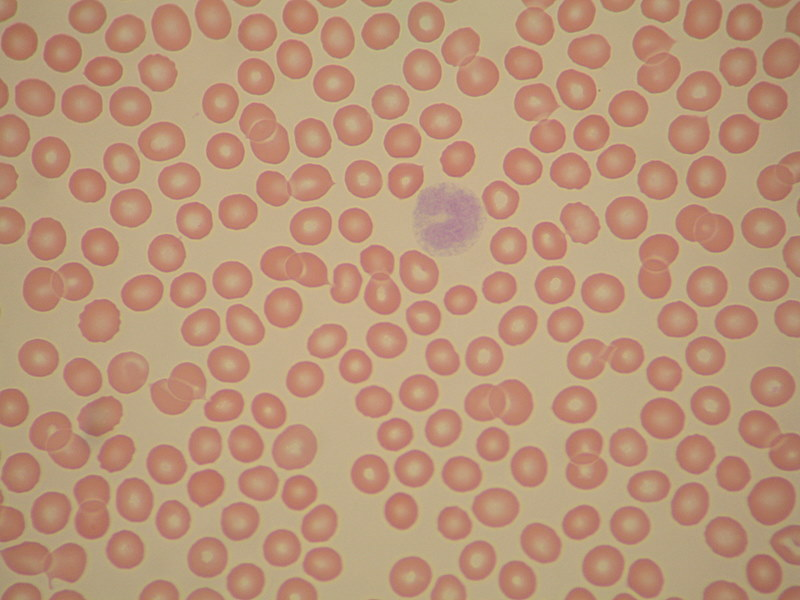
%> input picture kolokwium2/MPOC_LAB11/Krwinki.jpg, 800 x 600 px
$ octave zad2.m   (GNU Octave 9; MATLAB toolbox functions it lacks are replaced by stand-ins)
%> lines starting %> are read from the running program, lines starting %| are printed output that depends on the picture; in (x1, y1, x2, y2) boxes, pixels count from 0 and x2, y2 are one past the last pixel; in counts of white or black regions, pixels touching at a corner belong together; the program's own positions count from 1
% krwinki liczenie tylko całe
obrazie
%> (this line was passed over: obrazie is not available in this run)
close all; clear; clc; pkg load image;
I = imread('krwinki.jpg');
%> I is the input picture: size 600x800x3 uint8; mean R, G, B 186.8, 150.5, 122
if size(I, 3) == 3
    I = rgb2gray(I);
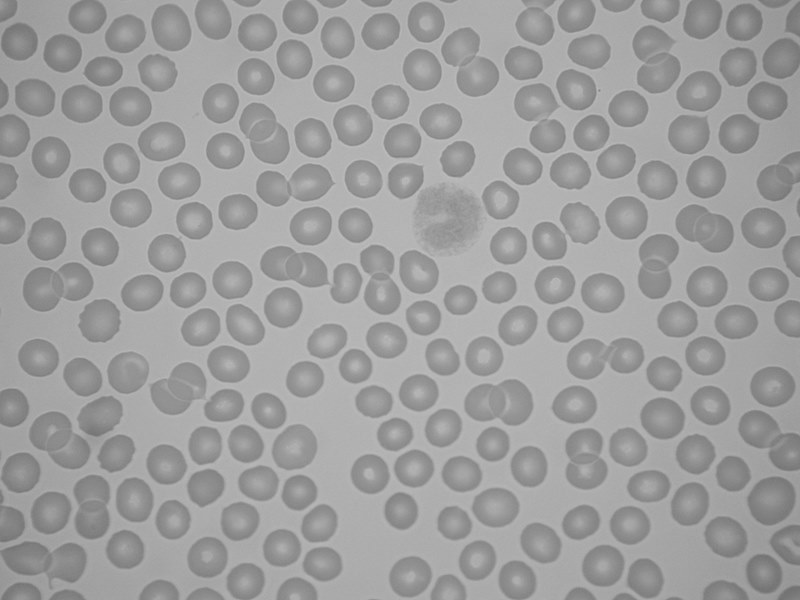
%> I: size 600x800 uint8; min 113, max 192, mean 158.1
end
I = imadjust(I, stretchlim(I), []);
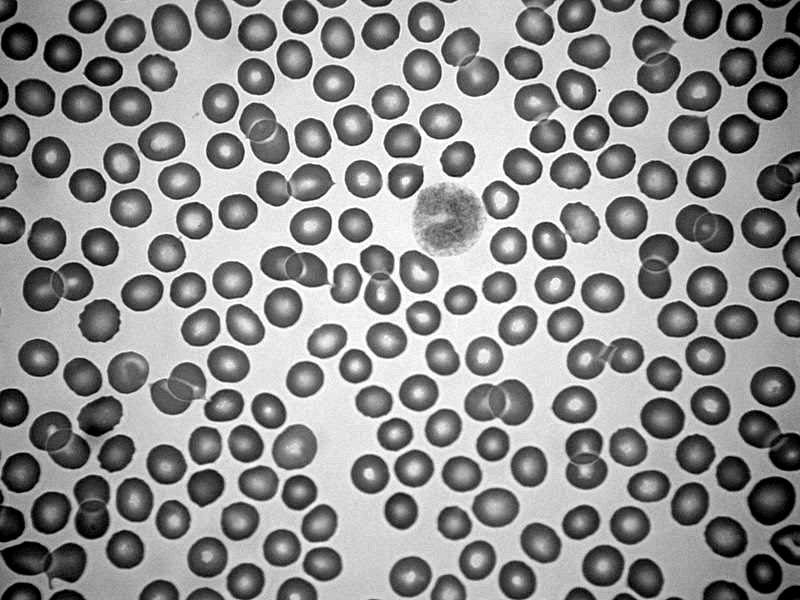
%> I: size 600x800 uint8; min 0, max 255, mean 143.7
threshold = 110;
BW = I < threshold;
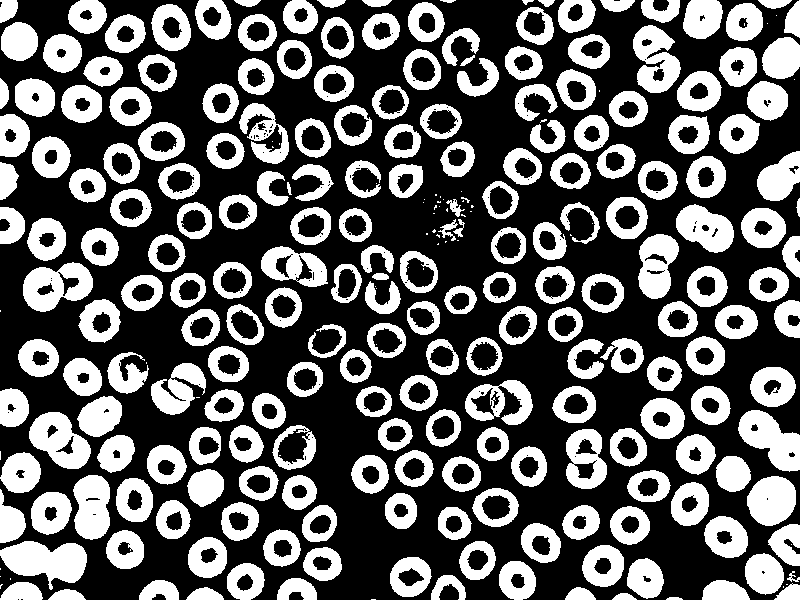
%> BW: size 600x800 logical; 37.6% white; 273 white regions (55 under 20 px), largest, box (x1, y1, x2, y2) and area: (0, 541, 87, 590) 2632, (738, 410, 800, 472) 2187, (23, 262, 93, 312) 2150
BW = imfill(BW, 'holes');
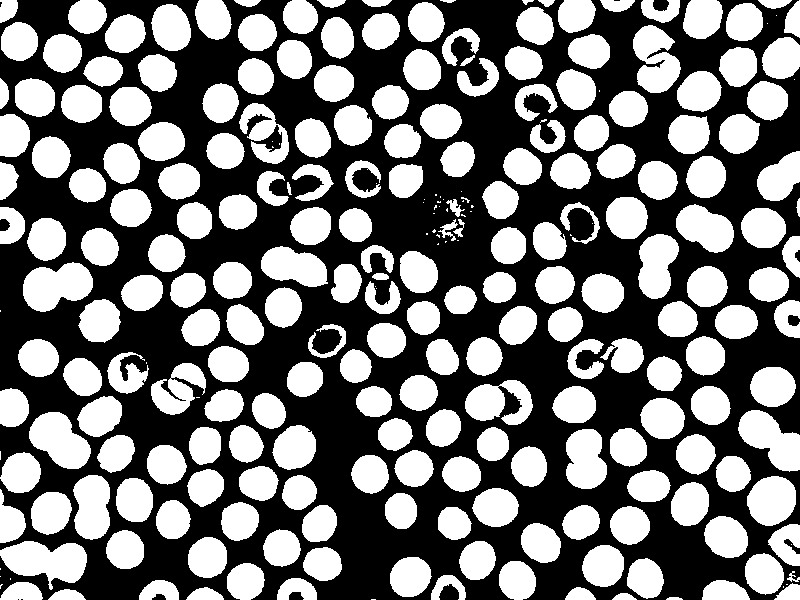
%> BW: size 600x800 logical; 46.5% white; 265 white regions (47 under 20 px)
[L, num] = bwlabel(BW);
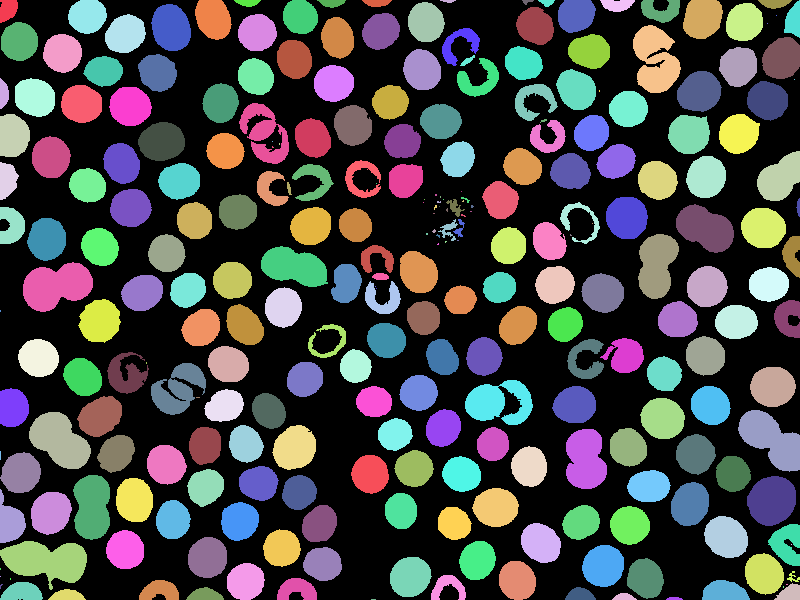
%> L: size 600x800 double; 266 distinct labels, from 0 to 265; one colour per label, 0 black
%> num = 265
stats = regionprops(L, 'Area', 'Perimeter', 'MajorAxisLength', 'MinorAxisLength', 'BoundingBox');
%> stats = 265 regions; largest, box (x1, y1, x2, y2), Area, MajorAxisLength, MinorAxisLength and Perimeter: (0, 541, 87, 590) 2632 93.01 39.11 243.8, (23, 262, 93, 312) 2435 76.57 42.64 198.5, (29, 412, 91, 469) 2277 70.76 42.33 183.5
areas = [stats.Area];
%> areas = 265 values, max 2632 at index 11, min 1 at index 13, mean 842.4
perimeters = [stats.Perimeter];
%> perimeters = 265 values, max 356.3 at index 77, min 0 at index 13, mean 100.9
majorAxis = [stats.MajorAxisLength];
%> majorAxis = 265 values, max 93.01 at index 11, min 1.15 at index 13, mean 34.36
minorAxis = [stats.MinorAxisLength];
%> minorAxis = 265 values, max 46.64 at index 247, min 1.15 at index 6, mean 26.79
meanArea = mean(areas);
%> meanArea = 842.4
meanPerimeter = mean(perimeters);
%> meanPerimeter = 100.9
meanMajorAxis = mean(majorAxis);
%> meanMajorAxis = 34.36
meanMinorAxis = mean(minorAxis);
%> meanMinorAxis = 26.79
validObjects = (areas > meanArea) & (perimeters > meanPerimeter) & ...
               (majorAxis > meanMajorAxis) & (minorAxis > meanMinorAxis);
%> validObjects = 265 logical values, 166 true
numValidCells = sum(validObjects);
%> numValidCells = 166
disp(['Liczba wszystkich obiektów: ', num2str(num)]);
%| Liczba wszystkich obiektów: 265
disp(['Liczba pełnych czerwonych krwinek: ', num2str(numValidCells)]);
%| Liczba pełnych czerwonych krwinek: 166
figure; imshow(BW); title('Krwinki na obrazie');
hold on;
for i = 1:length(stats)
    if validObjects(i)
        rectangle('Position', stats(i).BoundingBox, 'EdgeColor', 'g', 'LineWidth', 2);
    end
end
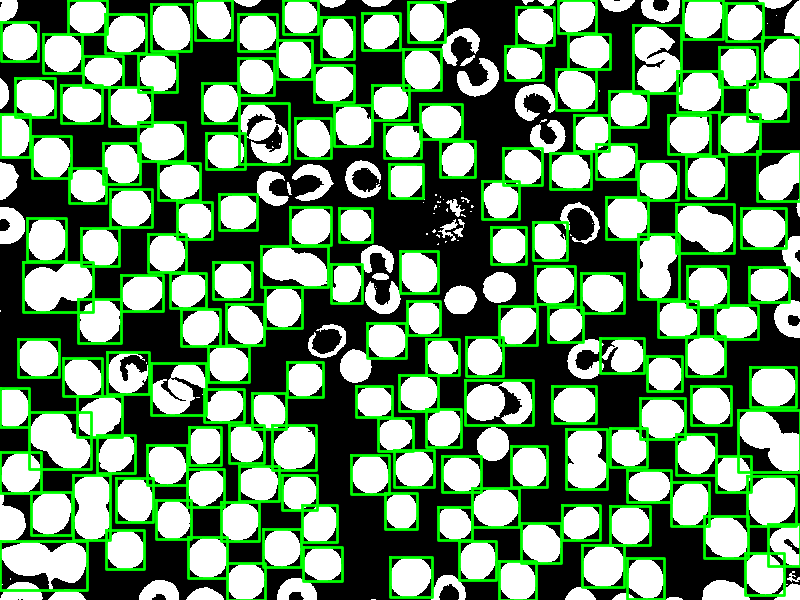
%> figure redrawn from the program's plot data; its title reads 'Krwinki na obrazie'
hold off;
